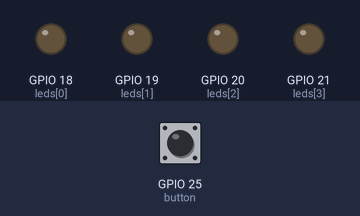
A program run on a simulated Raspberry Pi (BCM pin numbers). Parts: output pins drawn as LEDs (lit = HIGH). The test bench sets the inputs (shaded band); at power-on: GPIO 25 (button) HIGH.

Above: at 1.2 s.
1.3 s: GPIO 25 (button) pulled LOW for 0.15 s
At 1.39 s:
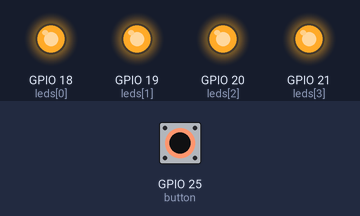
2.9 s: GPIO 25 (button) pulled LOW for 3.2 s
At 6.6 s:
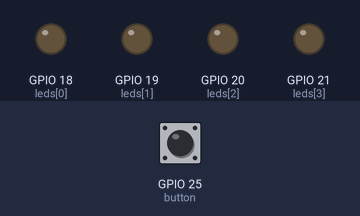
Timing chart, 0 to 8.1 s (numbered marks = the images above; inputs shaded):
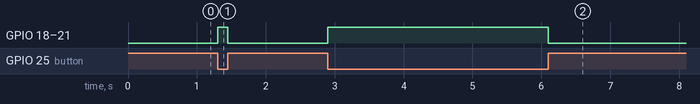

The program:

mission1.py
```python
from gpiozero import LEDBoard, Button
from time import sleep

leds = LEDBoard(18, 19, 20, 21)
button = Button(25)

while True:
  if button.is_pressed:
    leds.on()

  else:
    leds.off()
```

Measured:
- after the input at 1.3 s, GPIO 18 (leds[0]), GPIO 19 (leds[1]), GPIO 20 (leds[2]), GPIO 21 (leds[3]): LOW → HIGH at once, → LOW 0.15 s later
- after the input at 2.9 s, GPIO 18 (leds[0]), GPIO 19 (leds[1]), GPIO 20 (leds[2]), GPIO 21 (leds[3]): LOW → HIGH at once, → LOW 3.2 s later
